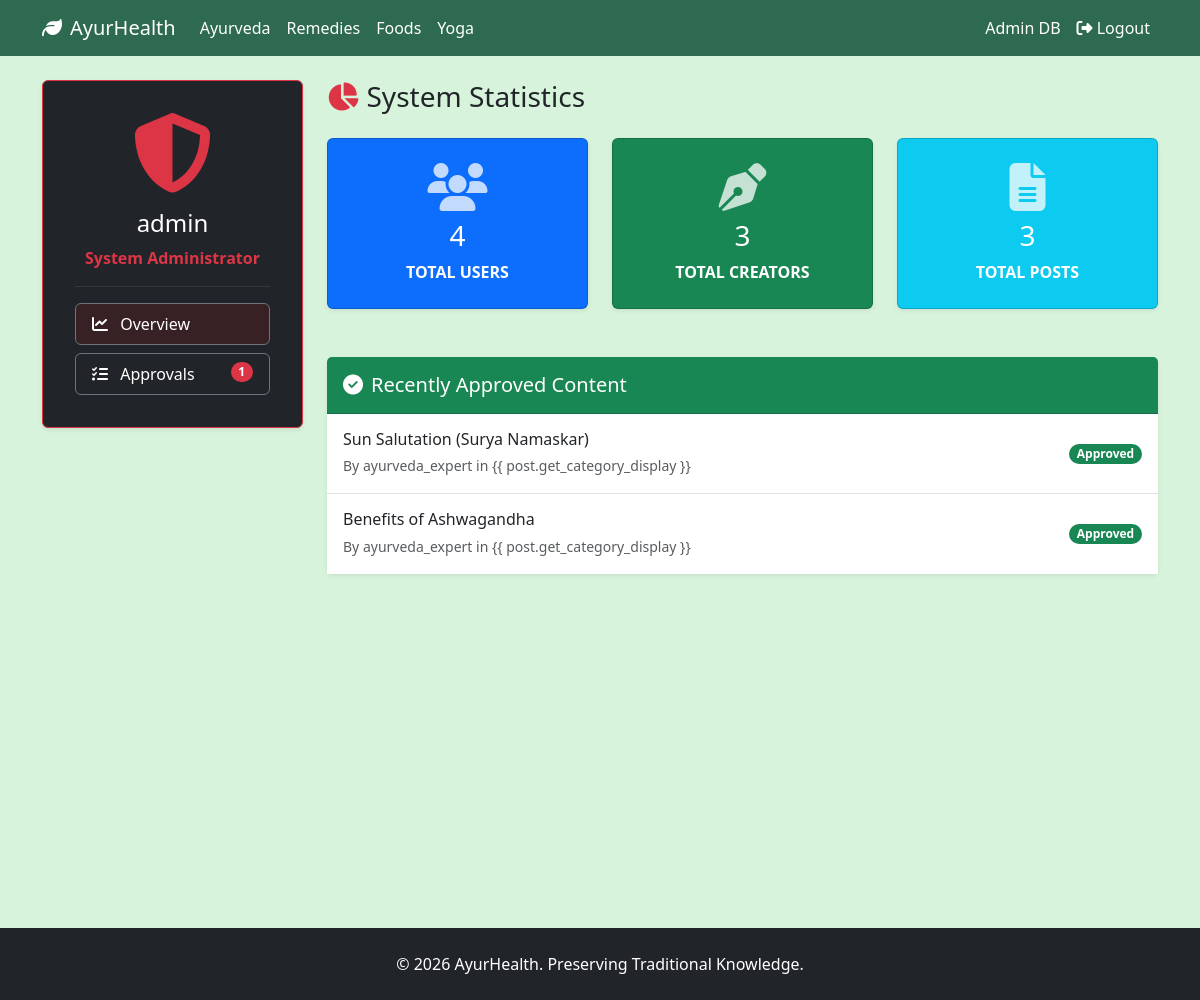
/dashboard/admin/ (signed in), run on the app's committed database.
### main/models.py (models this page shows, shortened)
class Post(models.Model):
    CATEGORY_CHOICES = (
        ('ayurveda', 'Ayurveda'),
        ('remedies', 'Traditional Remedies'),
        ('foods', 'Traditional Foods'),
        ('yoga', 'Yoga'),
    )
    STATUS_CHOICES = (
        ('pending', 'Pending'),
        ('approved', 'Approved'),
        ('rejected', 'Rejected'),
    )
    title = models.CharField(max_length=255)
    content = models.TextField()
    category = models.CharField(max_length=20, choices=CATEGORY_CHOICES)
    image = models.ImageField(upload_to='posts/', blank=True, null=True)
    creator = models.ForeignKey(User, on_delete=models.CASCADE, related_name='posts')
    status = models.CharField(max_length=10, choices=STATUS_CHOICES, default='pending')
    created_at = models.DateTimeField(auto_now_add=True)
    updated_at = models.DateTimeField(auto_now=True)

### main/views.py (the view)
# urls.py: path('dashboard/admin/', views.admin_dashboard, name='admin_dashboard'),
@login_required
def admin_dashboard(request):
    if not request.user.is_superuser:
        return redirect('home')
    total_users = Profile.objects.filter(role='user').count()
    total_creators = Profile.objects.filter(role='creator').count()
    total_posts = Post.objects.count()
    pending_posts = Post.objects.filter(status='pending').order_by('-created_at')
    approved_posts = Post.objects.filter(status='approved').order_by('-created_at')
    context = {
        'total_users': total_users,
        'total_creators': total_creators,
        'total_posts': total_posts,
        'pending_posts': pending_posts,
        'approved_posts': approved_posts
    }
    return render(request, 'main/admin_dashboard.html', context)

### main/templates/main/admin_dashboard.html (shortened to what this page needs)
{% extends 'main/base.html' %}
{% block content %}
<div class="row mt-4">
    <div class="col-md-3 mb-4">
        <div class="card p-3 border-danger shadow-sm rounded bg-dark text-white">
            <div class="card-body text-center">
                <i class="fa-solid fa-shield-halved fa-5x mb-3 text-danger"></i>
                <h4 class="card-title">{{ user.username }}</h4>
                <p class="text-danger fw-bold">System Administrator</p>
                <hr class="border-secondary">
                <div class="nav flex-column nav-pills" id="v-pills-tab" role="tablist" aria-orientation="vertical">
                    <button class="nav-link active text-start text-white border border-secondary mb-2"
                        id="v-pills-overview-tab" data-bs-toggle="pill" data-bs-target="#v-pills-overview" type="button"
                        role="tab" aria-selected="true" style="background-color: rgba(255,0,0,0.1);">
                        <i class="fa-solid fa-chart-line me-2"></i> Overview
                    </button>
                    <button class="nav-link text-start text-white border border-secondary" id="v-pills-approval-tab"
                        data-bs-toggle="pill" data-bs-target="#v-pills-approval" type="button" role="tab"
                        aria-selected="false">
                        <i class="fa-solid fa-list-check me-2"></i> Approvals
                        {% if pending_posts.count > 0 %}
                        <span class="badge bg-danger rounded-pill float-end">{{ pending_posts.count }}</span>
                        {% endif %}
                    </button>
                </div>
            </div>
        </div>
    </div>
    <div class="col-md-9">
        <div class="tab-content" id="v-pills-tabContent">
            <div class="tab-pane fade show active" id="v-pills-overview" role="tabpanel" tabindex="0">
                <h3 class="mb-4"><i class="fa-solid fa-chart-pie me-2 text-danger"></i>System Statistics</h3>
                <div class="row g-4 mb-5">
                    <div class="col-md-4">
                        <div class="card bg-primary text-white text-center p-4 h-100 shadow-sm">
                            <i class="fa-solid fa-users fa-3x mb-2 opacity-75"></i>
                            <h3>{{ total_users }}</h3>
                            <p class="mb-0 text-uppercase fw-bold">Total Users</p>
                        </div>
                    </div>
                    <div class="col-md-4">
                        <div class="card bg-success text-white text-center p-4 h-100 shadow-sm">
                            <i class="fa-solid fa-pen-nib fa-3x mb-2 opacity-75"></i>
                            <h3>{{ total_creators }}</h3>
                            <p class="mb-0 text-uppercase fw-bold">Total Creators</p>
                        </div>
                    </div>
                    <div class="col-md-4">
                        <div class="card bg-info text-white text-center p-4 h-100 shadow-sm">
                            <i class="fa-solid fa-file-lines fa-3x mb-2 opacity-75"></i>
                            <h3>{{ total_posts }}</h3>
                            <p class="mb-0 text-uppercase fw-bold">Total Posts</p>
                        </div>
                    </div>
                </div>
                <div class="card shadow-sm border-0">
                    <div class="card-header bg-success text-white py-3">
                        <h5 class="mb-0"><i class="fa-solid fa-check-circle me-2"></i>Recently Approved Content</h5>
                    </div>
                    <div class="card-body p-0">
                        <div class="list-group list-group-flush">
                            {% for post in approved_posts|slice:":5" %}
                            <div class="list-group-item d-flex justify-content-between align-items-center py-3">
                                <div>
                                    <h6 class="mb-1">{{ post.title }}</h6>
                                    <small class="text-muted">By {{ post.creator.username }} in {{
                                        post.get_category_display }}</small>
                                </div>
                                <span class="badge bg-success rounded-pill">Approved</span>
                            </div>
                            {% empty %}
                            <div class="p-4 text-center text-muted">No approved posts yet.</div>
                            {% endfor %}
                        </div>
                    </div>
                </div>
            </div>
        </div>
    </div>
</div>
{% endblock %}

### main/templates/main/base.html (shortened to what this page needs)
<!DOCTYPE html>
<html lang="en">
<head>
    <link href="https://cdn.jsdelivr.net/npm/bootstrap@5.3.0/dist/css/bootstrap.min.css" rel="stylesheet">
    <link rel="stylesheet" href="https://cdnjs.cloudflare.com/ajax/libs/font-awesome/6.4.0/css/all.min.css">
    {% load static %}
</head>
<body>
    <nav class="navbar navbar-expand-lg navbar-custom sticky-top mb-4">
        <div class="container">
            <a class="navbar-brand" href="{% url 'home' %}"><i class="fa-solid fa-leaf me-2"></i>AyurHealth</a>
            <div class="collapse navbar-collapse" id="navbarNav">
                <ul class="navbar-nav me-auto">
                    <li class="nav-item"><a class="nav-link" href="{% url 'ayurveda' %}">Ayurveda</a></li>
                    <li class="nav-item"><a class="nav-link" href="{% url 'remedies' %}">Remedies</a></li>
                    <li class="nav-item"><a class="nav-link" href="{% url 'food' %}">Foods</a></li>
                    <li class="nav-item"><a class="nav-link" href="{% url 'yoga' %}">Yoga</a></li>
                </ul>
                <ul class="navbar-nav ms-auto">
                    {% if user.is_authenticated %}
                    {% if user.is_superuser %}
                    <li class="nav-item"><a class="nav-link" href="{% url 'admin_dashboard' %}">Admin DB</a></li>
                    {% elif user.profile.role == 'creator' %}
                    <li class="nav-item"><a class="nav-link" href="{% url 'create_post' %}"><i
                                class="fa-solid fa-plus me-1"></i>New Post</a></li>
                    <li class="nav-item"><a class="nav-link" href="{% url 'creator_dashboard' %}">Creator DB</a></li>
                    {% else %}
                    <li class="nav-item"><a class="nav-link" href="{% url 'user_dashboard' %}">My Profile</a></li>
                    {% endif %}
                    <li class="nav-item">
                        <form action="{% url 'logout' %}" method="post" class="d-inline">
                            <button type="submit" class="btn btn-link nav-link text-white"><i
                                    class="fas fa-sign-out-alt"></i> Logout</button>
                        </form>
                    </li>
                    {% endif %}
                </ul>
            </div>
        </div>
    </nav>
    <div class="container mb-5 min-vh-100">
        {% block content %}{% endblock %}
    </div>
    <footer class="bg-dark text-white text-center py-4 mt-auto">
        <div class="container">
            <p class="mb-0">&copy; 2026 AyurHealth. Preserving Traditional Knowledge.</p>
        </div>
    </footer>
</body>
</html>

### main/templates/main/base.html (style rules this page uses)
:root { --nature-primary: #2d6a4f; --nature-secondary: #40916c; --nature-light: #d8f3dc; --nature-beige: #fbf8cc; --nature-dark: #1b4332; }
body { background-color: var(--nature-light); font-family: 'Segoe UI', Tahoma, Geneva, Verdana, sans-serif; }
.navbar-custom { background-color: var(--nature-primary); }
.navbar-custom .navbar-brand, .navbar-custom .nav-link { color: white; font-weight: 500; }

### data on the page
Post: title "Sun Salutation (Surya Namaskar)", creator.username "ayurveda_expert"
Post: title "Benefits of Ashwagandha", creator.username "ayurveda_expert"

### other printed values
{{ user.username }} "admin"
{{ pending_posts.count }} "1"
{{ total_users }} "4"
{{ total_creators }} "3"
{{ total_posts }} "3"
